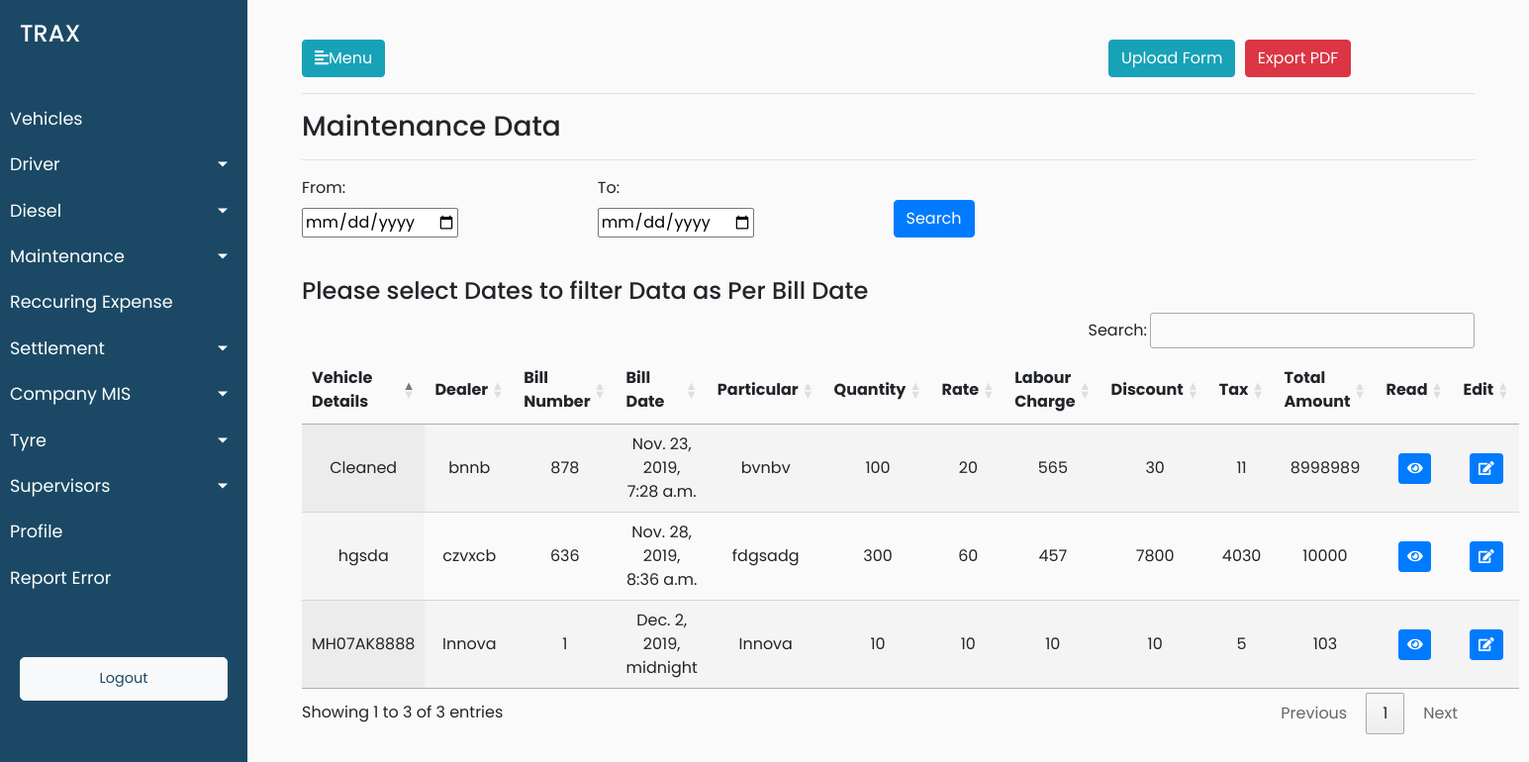
Page /maintenance/maintenance_data (signed in) on the committed database.
### trax_vehicle_manager_data/models.py (models this page shows, shortened)
class Expenses(models.Model):
    expense_name = models.CharField(max_length=50)
    expense_id = models.PositiveSmallIntegerField()
    expense_vehicle_id = models.ForeignKey(Vehicles, on_delete = models.CASCADE)

class Maintenance(Expenses):
    YES = 'yes'
    NO = 'no'
    chalak_malak_choices = ((YES,'yes'),(NO,'no'))
    vehicle_number = models.PositiveIntegerField()
    vehicle_detail = models.CharField(max_length=50)
    bill_date = models.DateTimeField(default=timezone.now)
    vehicle_type = models.CharField(max_length=50)
    chalak_malal = models.CharField(choices=chalak_malak_choices,max_length=100)
    company_name = models.CharField(max_length=50)
    odometer_reading = models.PositiveIntegerField()
    bill_number = models.PositiveIntegerField()
    dealer_part_number = models.PositiveIntegerField()
    maintenance_dealer_name = models.CharField(max_length=900)
    particular = models.CharField(max_length=50)
    particular_details = models.CharField(max_length=50)
    quantity = models.PositiveIntegerField()
    rate = models.PositiveIntegerField()
    amount = models.PositiveIntegerField()
    discount = models.PositiveIntegerField()
    tax = models.PositiveIntegerField()
    tds = models.PositiveIntegerField()
    labour_charge = models.PositiveIntegerField()
    total_amount = models.PositiveIntegerField()

### trax_vehicle_manager_data/views.py (the view)
# urls.py: path('maintenance/maintenance_data',views.maintenance_data,name='maintenance_data'),
@login_required(login_url='/login')
def maintenance_data(request):
    maintenanceobjectlist = []
    if request.method == "POST":
        date1=request.POST['date1']
        date2=request.POST['date2']
        maintenanceobjectlist = Maintenance.objects.filter(bill_date__range=[date1,date2]).all()
        filter_date = "True"
        data =  {'maintenance_data_objects':maintenanceobjectlist,'date1':date1,'date2':date2,'filter_date':filter_date}
    else:
        maintenanceobjectlist = Maintenance.objects.all()
        data = {'maintenance_data_objects':maintenanceobjectlist}
    return render(request,'trax_vehicle_manager_data/maintenance_data.html',data)

### trax_vehicle_manager_data/templates/trax_vehicle_manager_data/maintenance_data.html (shortened to what this page needs)
{% extends 'trax_vehicle_manager_data/base.html' %}
{% load static %}
{% block stylesheets %}
<link rel="stylesheet" href="//cdn.datatables.net/1.10.19/css/jquery.dataTables.min.css">
{% endblock stylesheets %}
{% block content %}
<span id="btn">
<button class="upload_maintenance_form btn btn-info" style="margin-left:-370px;">Upload Form </button>
<input type="button" class="btn btn-danger" id="btnExport" style="margin-top:-1px;margin-right:10px;"  value="Export PDF" onclick="Export()" />
</span>
<hr>
<h3>Maintenance Data</h3>
<hr>
<form action={% url 'trax_vehicle_manager_data:maintenance_data' %} method="post">
                        <div>
                        <div class="form-row">
                        <div class="form-group col-md-3">
                            <label for="start_date_lbl">From:</label><br>
                            <input type="date" class="datepicker" id="date1" name="date1">
                        </div>
                        <div class="form-group col-md-3">
                            <label for="end_date_lbl">To:</label><br>
                            <input type="date" class="datepicker" id="date2" name="date2">
                        </div>
                        <div class="form-group col-md-3">
                        <br>
                        <button type="submit" class="submit-btn btn btn-primary">Search</button>
                        </div>
                        </div>
                        <br>
                    </form>
<div>
{% if filter_date == "True" %}
<h4>{{date1|title}}To{{date2|title}}</h4>
{% else %}
<h4>Please select Dates to filter Data as Per Bill Date</h4>
{% endif %}
</div>
<div>
    <table id="test_table" name="test_table" class="display" style="width:100%">
        <thead>
            <tr>
                <th>Vehicle Details</th>
                <th>Dealer</th>
                <th>Bill Number</th>
                <th>Bill Date</th>
                <th>Particular</th>
                <th>Quantity</th>
                <th>Rate</th>
                <th>Labour Charge</th>
                <th>Discount</th>
                <th>Tax</th>
                <th>Total Amount</th>
                <th>Read</th>
                <th>Edit</th>
            </tr>
        </thead>
        <tbody>
            {% for maintenance_data in maintenance_data_objects %}
            <tr>
                <td>{{maintenance_data.vehicle_detail}}</td>
                <td>{{maintenance_data.maintenance_dealer_name}}</td>
                <td>{{maintenance_data.bill_number}}</td>
                <td>{{maintenance_data.bill_date}}</td>
                <td>{{maintenance_data.particular}}</td>
                <td>{{maintenance_data.quantity}}</td>
                <td>{{maintenance_data.rate}}</td>
                <td>{{maintenance_data.labour_charge}}</td>
                <td>{{maintenance_data.discount}}</td>
                <td>{{maintenance_data.tax}}</td>
                <td>{{maintenance_data.total_amount}}</td>
                <td>
                        <button type="button" class="read-data-entered btn btn-sm btn-primary" data-id="{% url 'trax_vehicle_manager_data:read_maintenance_data' pk=maintenance_data.pk %}">
        <span class="fa fa-eye"></span>
      </button>
      </td>
                <td>
							<button type="button" class="update-data-entered btn btn-sm btn-primary" data-id="{% url 'trax_vehicle_manager_data:update_maintenance_data' pk=maintenance_data.pk %}">
								<span class="fa fa-edit"></span>
							</button>
						</td>
            </tr>
            {% endfor %}
        </tbody>
    </table>
</div>
{% endblock %}

### trax_vehicle_manager_data/static/trax_vehicle_manager_data/style.css (style rules this page uses)
body { font-family: 'Poppins', sans-serif; background: #fafafa; }
#test_table { text-align: center; }
#btn { float: right; }
#btn> button { margin-right: 5px; }

### rows in the picture
Maintenance: vehicle_detail "Cleaned", maintenance_dealer_name "bnnb", bill_number "878", bill_date "Nov. 23, 2019, 7:28 a.m.", particular "bvnbv", quantity "100", rate "20", labour_charge "565", discount "30", tax "11", total_amount "8998989"
Maintenance: vehicle_detail "hgsda", maintenance_dealer_name "czvxcb", bill_number "636", bill_date "Nov. 28, 2019, 8:36 a.m.", particular "fdgsadg", quantity "300", rate "60", labour_charge "457", discount "7800", tax "4030", total_amount "10000"
Maintenance: vehicle_detail "MH07AK8888", maintenance_dealer_name "Innova", bill_number "1", bill_date "Dec. 2, 2019, midnight", particular "Innova", quantity "10", rate "10", labour_charge "10", discount "10", tax "5", total_amount "103"
